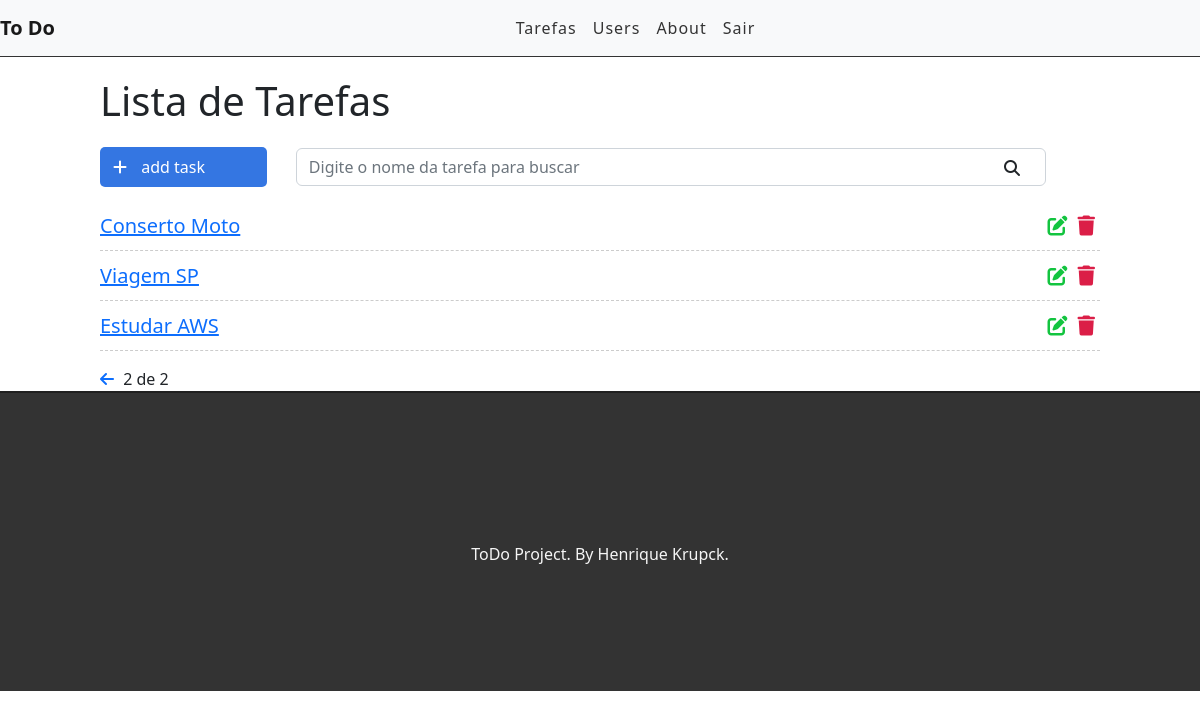
Page /?page=2 (signed in) on the committed database.
### tasks/models.py (models this page shows, shortened)
class Task(models.Model):
    STATUS = (
        ('doing', 'doing'),
        ('done', 'done')
    )
    title = models.CharField(max_length=255)
    description = models.TextField()
    done = models.CharField(
        max_length=5,
        choices=STATUS
    )
    created_at = models.DateTimeField(auto_now_add=True)
    updated_at = models.DateTimeField(auto_now=True)

### tasks/views.py (the view)
# urls.py: path("", views.taskList, name='task-list'),
@login_required
def taskList(request):
    search = request.GET.get('search')
    if search:
        tasks = Task.objects.filter(title__icontains=search)
    else:
        task_list = Task.objects.all().order_by('-created_at')
        paginator = Paginator(task_list, 3)
        page = request.GET.get('page')
        tasks = paginator.get_page(page)
    return render(request, 'tasks/list.html', {'tasks': tasks})

### tasks/templates/tasks/list.html (shortened to what this page needs)
{% extends 'base.html'%}
{% block content %}
<div class="offset-1 col-10 list-div">
    <h1>Lista de Tarefas</h1>
    <a id="add-link" href="newtask/">
        <div class="col-2 add-div">
            <i class="fas fa-plus"></i> add task
        </div>
    </a>
    <div class="col-9 search-div">
        <form method="GET" id="search-form">
            <span>
                <input class="form-control col-6" type="text" id="search" name="search" placeholder="Digite o nome da tarefa para buscar" value="{{ request.GET.search }}">
                <i class="fas fa-search" id="search-btn"></i>
            </span>
        </form>
    </div>
    <ul class="task-list">
        {% for task in tasks %}
        <li class="task-item">
            <span><a href="task/{{task.id}}">{{task.title}}</a></span>
            <a href="delete/{{task.id}}" class="delete-btn"><span><i class="fas fa-trash"></i></span></a>
            <a href="edit/{{task.id}}"><span><i class="fas fa-edit"></i></span></a>
        </li>
        {% endfor %}
    </ul>
    <div class="Pagination">
        <span class="step-links">
            {% if tasks.has_previous %}
                <a href="?page={{ tasks.previous_page_number}}"><i class="fas fa-arrow-left"></i></a>
            {% endif%}
            {% if tasks.paginator.num_pages %}
            <span class="current">
                {{ tasks.number }} de {{ tasks.paginator.num_pages }}
            </span>
            {% endif %}
        </span>
    </div>
</div>
{% endblock %}

### tasks/static/css/style.css (style rules this page uses)
#add-link { text-decoration: none; }
.add-div { background-color: #3476e2; cursor: pointer; display: inline-block; color: #fff; padding: 8px; border-radius: 5px; margin-right: 25px; }
.fas.fa-plus { color: #fff; margin-right: 10px; margin-left: 5px; }
.fas.fa-search { position: absolute; top: 160px; right: 180px; cursor: pointer; }
.search-div { padding: 0px; margin-top: 15px; margin-bottom: 15px; display: inline-block; }
.list-div { padding: 0; }
.task-list { padding-left: 0; }
.task-item { list-style: none; font-size: 20px; height: 50px; padding-top: 10px; border-bottom: 1px dashed #ccc; }
.fas.fa-trash, .fas.fa-edit { cursor: pointer; margin: 5px; font-size: 20px; float: right; }
.fas.fa-trash { color: #db1e47; }
.fas.fa-edit { color: #13c43f; }
.step-links { position: relative; margin-left: auto; margin-right: auto; }
.step-links .current { margin-left: 5px; margin-right: 5px; }

### rows in the picture
Task: title "Conserto Moto"
Task: title "Viagem SP"
Task: title "Estudar AWS"

### other values in the picture
{{ tasks.number }} "2"
{{ tasks.paginator.num_pages }} "2"
